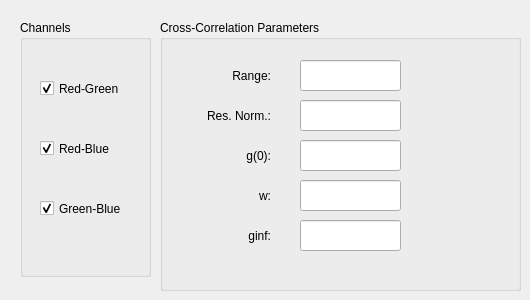
      <widget class="QWidget" name="crossCorrelationTab">
       <attribute name="title">
        <string>Cross-Correlation</string>
       </attribute>
       <widget class="QGroupBox" name="crossGroup">
        <property name="geometry">
         <rect>
          <x>160</x>
          <y>20</y>
          <width>361</width>
          <height>271</height>
         </rect>
        </property>
        <property name="title">
         <string>Cross-Correlation Parameters</string>
        </property>
        <property name="flat">
         <bool>false</bool>
        </property>
        <property name="checkable">
         <bool>false</bool>
        </property>
        <widget class="QLabel" name="crossRange">
         <property name="geometry">
          <rect>
           <x>20</x>
           <y>40</y>
           <width>91</width>
           <height>31</height>
          </rect>
         </property>
         <property name="text">
          <string>Range:</string>
         </property>
         <property name="alignment">
          <set>Qt::AlignRight|Qt::AlignTrailing|Qt::AlignVCenter</set>
         </property>
        </widget>
        <widget class="QLabel" name="crossResNorm">
         <property name="geometry">
          <rect>
           <x>20</x>
           <y>80</y>
           <width>91</width>
           <height>31</height>
          </rect>
         </property>
         <property name="text">
          <string>Res. Norm.:</string>
         </property>
         <property name="alignment">
          <set>Qt::AlignRight|Qt::AlignTrailing|Qt::AlignVCenter</set>
         </property>
        </widget>
        <widget class="QLabel" name="crossG0">
         <property name="geometry">
          <rect>
           <x>20</x>
           <y>120</y>
           <width>91</width>
           <height>31</height>
          </rect>
         </property>
         <property name="text">
          <string>g(0):</string>
         </property>
         <property name="alignment">
          <set>Qt::AlignRight|Qt::AlignTrailing|Qt::AlignVCenter</set>
         </property>
        </widget>
        <widget class="QLabel" name="crossW">
         <property name="geometry">
          <rect>
           <x>20</x>
           <y>160</y>
           <width>91</width>
           <height>31</height>
          </rect>
         </property>
         <property name="text">
          <string>w:</string>
         </property>
         <property name="alignment">
          <set>Qt::AlignRight|Qt::AlignTrailing|Qt::AlignVCenter</set>
         </property>
        </widget>
        <widget class="QLabel" name="crossGinf">
         <property name="geometry">
          <rect>
           <x>20</x>
           <y>200</y>
           <width>91</width>
           <height>31</height>
          </rect>
         </property>
         <property name="text">
          <string>ginf:</string>
         </property>
         <property name="alignment">
          <set>Qt::AlignRight|Qt::AlignTrailing|Qt::AlignVCenter</set>
         </property>
        </widget>
        <widget class="QLineEdit" name="crossRangeTextbox">
         <property name="geometry">
          <rect>
           <x>140</x>
           <y>40</y>
           <width>101</width>
           <height>31</height>
          </rect>
         </property>
        </widget>
        <widget class="QLineEdit" name="crossResNormTextbox">
         <property name="geometry">
          <rect>
           <x>140</x>
           <y>80</y>
           <width>101</width>
           <height>31</height>
          </rect>
         </property>
        </widget>
        <widget class="QLineEdit" name="crossG0Textbox">
         <property name="geometry">
          <rect>
           <x>140</x>
           <y>120</y>
           <width>101</width>
           <height>31</height>
          </rect>
         </property>
        </widget>
        <widget class="QLineEdit" name="crossWTextbox">
         <property name="geometry">
          <rect>
           <x>140</x>
           <y>160</y>
           <width>101</width>
           <height>31</height>
          </rect>
         </property>
        </widget>
        <widget class="QLineEdit" name="crossGinfTextbox">
         <property name="geometry">
          <rect>
           <x>140</x>
           <y>200</y>
           <width>101</width>
           <height>31</height>
          </rect>
         </property>
        </widget>
       </widget>
       <widget class="QGroupBox" name="crossChannelsGroup">
        <property name="geometry">
         <rect>
          <x>20</x>
          <y>20</y>
          <width>131</width>
          <height>257</height>
         </rect>
        </property>
        <property name="title">
         <string>Channels</string>
        </property>
        <widget class="QCheckBox" name="redGreenCheckbox">
         <property name="geometry">
          <rect>
           <x>20</x>
           <y>60</y>
           <width>111</width>
           <height>17</height>
          </rect>
         </property>
         <property name="text">
          <string>Red-Green</string>
         </property>
         <property name="checked">
          <bool>true</bool>
         </property>
        </widget>
        <widget class="QCheckBox" name="redBlueCheckbox">
         <property name="geometry">
          <rect>
           <x>20</x>
           <y>120</y>
           <width>91</width>
           <height>17</height>
          </rect>
         </property>
         <property name="text">
          <string>Red-Blue</string>
         </property>
         <property name="checked">
          <bool>true</bool>
         </property>
        </widget>
        <widget class="QCheckBox" name="greenBlueCheckbox">
         <property name="geometry">
          <rect>
           <x>20</x>
           <y>180</y>
           <width>111</width>
           <height>17</height>
          </rect>
         </property>
         <property name="text">
          <string>Green-Blue</string>
         </property>
         <property name="checked">
          <bool>true</bool>
         </property>
        </widget>
       </widget>
      </widget>
